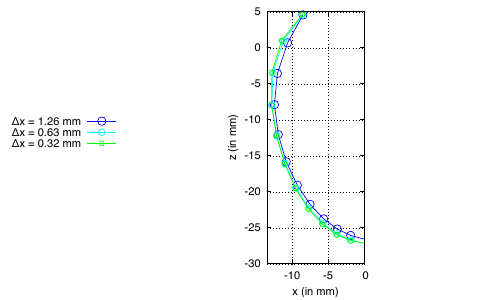

This figure's gnuplot source:
set term pdfcairo dashed enhanced
set datafile separator " "

set output "midline.pdf"

set size ratio -1

set grid
set xrange [-13.5:0]
#set yrange [1e-5:0.2]
set xtics 5
#set xtics add (5, 25, 50)
set ytics
#set logscale x
#set logscale y
#set format y "10^{%L}"
#set ytics 0.002
set xlabel "x (in mm)"
set ylabel "z (in mm)"
#set key left top;
#set key right bottom;
set key outside left center;

#set label "1^{st} order" at graph 0.5,0.86 center rotate by 10
#set label "2^{nd} order" at graph 0.5,0.37 center rotate by 25

# Calculate the deltaX as cbrt(totalVolume/numCells)
plot \
    "mesh.1.mac-studio-m1/midLineDeformed.txt" u (1e3*$1):(1e3*$3) every 9::0 w lp pt 6 ps 1 lc "blue" t "{/Symbol \D}x = 1.26 mm", \
    "mesh.2.mac-studio-m1/midLineDeformed.txt" u (1e3*$1):(1e3*$3) every 9::0 w lp pt 6 ps 0.8 lc "cyan" t "{/Symbol \D}x = 0.63 mm", \
    "mesh.3.mac-studio-m1/midLineDeformed.txt" u (1e3*$1):(1e3*$3) every 9::0 w lp pt 6 ps 0.6 lc "green" t "{/Symbol \D}x = 0.32 mm", \
    "mesh.4.mac-studio-m1/midLineDeformed.txt" u (1e3*$1):(1e3*$3) every 9::0 w lp pt 6 ps 0.4 lc "red" t "{/Symbol \D}x = 0.16 mm"

# Apex plot
set output "midline_apex.pdf"
set xrange [-5:0]
set yrange [-28:-25]
set size ratio 1
plot \
    "mesh.1.mac-studio-m1/midLineDeformed.txt" u (1e3*$1):(1e3*$3) w lp pt 6 ps 1 lc "blue" t "{/Symbol \D}x = 1.26 mm", \
    "mesh.2.mac-studio-m1/midLineDeformed.txt" u (1e3*$1):(1e3*$3) w lp pt 6 ps 0.8 lc "cyan" t "{/Symbol \D}x = 0.63 mm", \
    "mesh.3.mac-studio-m1/midLineDeformed.txt" u (1e3*$1):(1e3*$3) w lp pt 6 ps 0.6 lc "green" t "{/Symbol \D}x = 0.32 mm", \
    "mesh.4.mac-studio-m1/midLineDeformed.txt" u (1e3*$1):(1e3*$3) w lp pt 6 ps 0.4 lc "red" t "{/Symbol \D}x = 0.16 mm"

# Inflection plot
set output "midline_inflection.pdf"
set xrange [-13.4:-12.4]
set yrange [-9:-2]
set xtics 0.5
set size ratio 1
plot \
    "mesh.1.mac-studio-m1/midLineDeformed.txt" u (1e3*$1):(1e3*$3) w lp pt 6 ps 1 lc "blue" t "{/Symbol \D}x = 1.26 mm", \
    "mesh.2.mac-studio-m1/midLineDeformed.txt" u (1e3*$1):(1e3*$3) w lp pt 6 ps 0.8 lc "cyan" t "{/Symbol \D}x = 0.63 mm", \
    "mesh.3.mac-studio-m1/midLineDeformed.txt" u (1e3*$1):(1e3*$3) w lp pt 6 ps 0.6 lc "green" t "{/Symbol \D}x = 0.32 mm", \
    "mesh.4.mac-studio-m1/midLineDeformed.txt" u (1e3*$1):(1e3*$3) w lp pt 6 ps 0.4 lc "red" t "{/Symbol \D}x = 0.16 mm"
